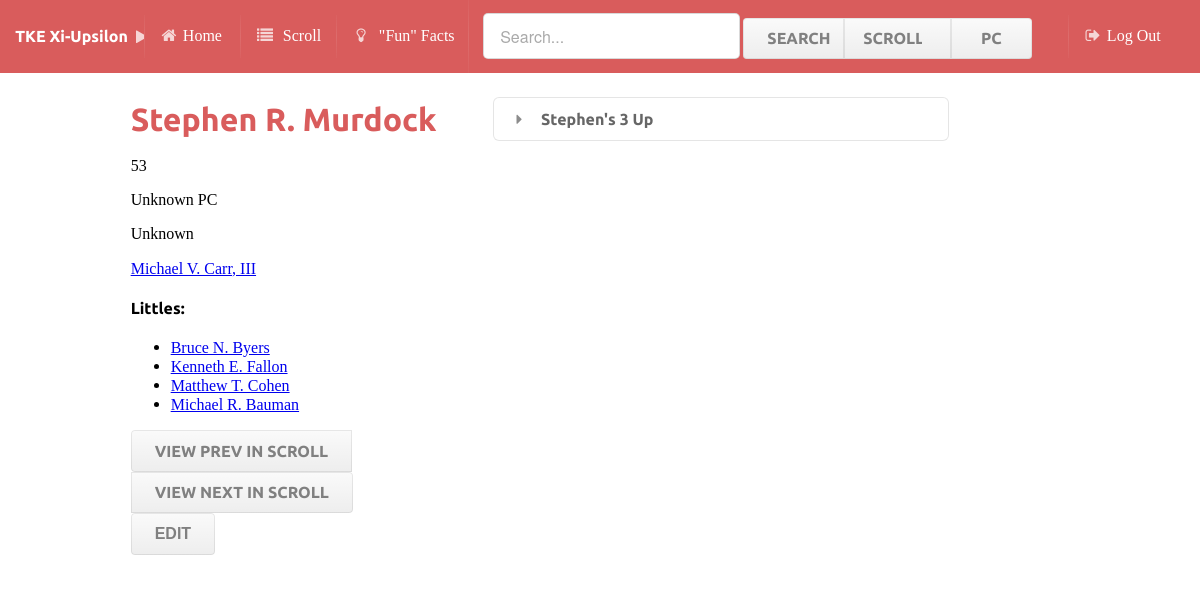
The page /brothers/53/ (signed in) on the database its author committed.
### brothers/models.py (models this page shows, shortened)
class Brother(models.Model):
	scroll = models.IntegerField()
	pc = models.IntegerField()
	fname = models.CharField(max_length=50)
	lname = models.CharField(max_length=50)
	name = models.CharField(max_length=50)
	nickname = models.CharField(max_length=50)
	big = models.CharField(max_length=50)
	bigS = models.IntegerField(max_length=50)

### brothers/views.py (the view)
# urls.py: url(r'^(?P<scroll>\d+)/$', views.detail,name='detail'),
@login_required(login_url="brothers.views.login")
def detail(request, scroll):
    b = Brother.objects.get(scroll=scroll)
    return render(request, 'brothers/index.html',{'brother':b,'littles':Brother.objects.filter(bigS=b.scroll),'lastScroll':Brother.objects.all().aggregate(Max('scroll'))['scroll__max'],'tree':getTree(b.scroll)})

### brothers/views.py (called while the page is built)
def getTree(scroll):
    tree = []
    curr = Brother.objects.get(scroll=scroll)
    i=0
    while curr.scroll!=0 and i<11:
        tree.append(curr)
        curr = Brother.objects.get(scroll=curr.bigS)
        i+=1
    tree.reverse()
    return tree

### brothers/templates/brothers/index.html (shortened to what this page needs)
{%extends 'layout.html'%}
{%block content%}
<head>
</head>
<body style='font-family="sans-serif"'>
<div class="ui two column page grid">
	<div class="six wide column">
	<h1 class="ui red header">{{brother.name}}</h1>
	<p>{{brother.scroll}}</p>
	{% if brother.pc != -1%}
	<p>PC {{brother.pc}}</p>
	{%else%}
	<p>Unknown PC</p>
	{%endif%}
	<p>{{brother.nickname}}</p>
	<a href="{% url 'detail' brother.bigS%}">{{brother.big}}</a>
	{%if littles%}
	<h4>Littles:</h4>
	<ul>
		{%for l in littles%}
		<li><a href="{% url 'detail' l.scroll%}">{{l.name}}</a></li>
		{%endfor%}
	</ul>
	<p>{%endif%} </p>
	<div class="footer">
	<div class="ui buttons">
		{%if brother.scroll == 1%}
		<input class="ui disabled button" type="button" value="View Prev in Scroll"/>
		{%else%}
		<button class="ui vertical animated button" type="button" onClick="window.location='/brothers/{{brother.scroll|add:-1}}/' ">
			<div class="visible content">View Prev in Scroll</div>
		</button>
		{%endif%}
		{%if brother.scroll == lastScroll%}
		<input class="ui disabled button" type="button" value="View Next in Scroll"/>
		{%else%}
		<button class="ui vertical animated button" type="button" onClick="window.location='/brothers/{{brother.scroll|add:1}}/' ">
			<div class="visible content">View Next in Scroll</div>
		</button>
		{%endif%}
	</div>
		{%if request.user.is_superuser%}
		<button class="ui button" type="button" onClick="window.location='/brothers/{{brother.scroll}}/edit/' ">
			Edit
		</button>
		{%endif%}
</div>
</div>
<div class="column">
{%if brother.big != "Unknown"%}
	<div class="ui accordion">
		<div class="title">
			<i class="dropdown icon"></i>
			{{brother.fname}}'s {{tree|length|add:-1}} Up
		</div>
	</div>
{%endif%}
</div>
</div>
</body>
{%endblock%}

### rows shown on the page
Brother: name "Stephen R. Murdock", scroll "53", nickname "Unknown", big "Michael V. Carr, III", fname "Stephen"
Brother: name "Bruce N. Byers"
Brother: name "Kenneth E. Fallon"
Brother: name "Matthew T. Cohen"
Brother: name "Michael R. Bauman"

### other values the page prints
{{ tree|length|add:-1 }} "3"
